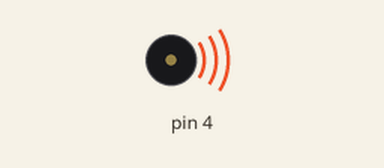
This sketch was run on a simulated Arduino Uno, built with avr-gcc and run on an emulated ATmega328P. Parts: buzzer (waves = sounding). What the sketch prints to the serial monitor is not drawn.

Above: at 0.1 s.
Timing chart, 0 to 40.0 s (numbered marks = the images above):
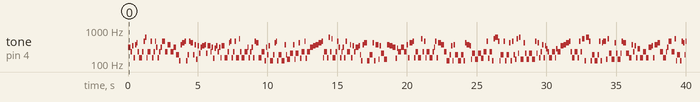

The sketch:

MidiPlayer.ino
```cpp
#include <Tone.h>

#include <avr/pgmspace.h>

#include "melody.h"
#include "common.h"

#define START_DELAY 0

#define LOOP_DELAY 0

unsigned long duration = 0;
unsigned long totalduration = 0;
unsigned long offset = 0;

int msize[TRACKS];
unsigned long note[TRACKS];
int freq[TRACKS];
int counter[TRACKS];
Tone buzzer[TRACKS];


void setup() {

  Serial.begin(250000);

//if button start is enabled, buttonpin must be set to input mode
#ifdef BUTTON_START
  pinMode(BUTTONPIN, INPUT);
#endif

  for (int i = 0; i < TRACKS; i++) {

    msize[i] = tracks[i].arraySize;  //set array size
    note[i] = 0;                     //zero out arrays
    freq[i] = 0;                     //
    counter[i] = 0;                  //

    buzzer[i].begin(tracks[i].pin);  //init buzzer

#ifdef LIGHTDISPLAY  //if light display is enabled, the pin must be set to output mode
    pinMode((tracks[i].pin + LEDOFFSET), OUTPUT);
#endif

    unsigned long dur = pgm_read_dword(&(tracks[i].durs[msize[i] - 1]));  //calculate total song duration
    totalduration = (totalduration > dur) ? totalduration : dur;          //
  }

  buzzer[0].play(440, 250);  //plays a note when setup has been completed

//wait for button to be pressed, if enabled
#ifdef BUTTON_START
  while (!digitalRead(BUTTONPIN)) {
    delay(1);
  }
#endif

  delay(START_DELAY);

  Serial.println("Playing...");
}

void loop() {


  for (int i = 0; i < TRACKS; i++) {  //skips duplicate notes at beginning of song (usually garbage notes)

    note[i] = pgm_read_dword(&(tracks[i].durs[counter[i]]));
    while (note[i] == pgm_read_dword(&(tracks[i].durs[counter[i] + 1]))) {
      counter[i]++;
      note[i] = pgm_read_dword(&(tracks[i].durs[counter[i]]));
    }
    freq[i] = (counter[i] > 0) ? pgm_read_word(&(tracks[i].freqs[counter[i] - 1])) : 0;
  }


  offset = millis();

  while (duration <= totalduration) {  //if song should be playing
    duration = millis() - offset;      //how long song has been playing

    for (int i = 0; i < TRACKS; i++) {
      if (counter[i] < msize[i]) {  //make sure we're within bounds of this track

        if (freq[i] > 0) {
          buzzer[i].play(freq[i]);  //play buzzer...
        } else {
          buzzer[i].stop();  //or don't
        }

        if (duration >= note[i]) {  //moving to next note
          counter[i]++;
          if (counter[i] < msize[i]) {
            freq[i] = pgm_read_word(&(tracks[i].freqs[counter[i] - 1]));
            note[i] = pgm_read_dword(&(tracks[i].durs[counter[i]]));
          }
        }
      } else {
        buzzer[i].stop();  //outside of track, keep buzzer quiet
      }
#ifdef LIGHTDISPLAY  //set LED to on/off
      if (buzzer[i].isPlaying()) {
        digitalWrite((tracks[i].pin + LEDOFFSET), HIGH);
      } else {
        digitalWrite((tracks[i].pin + LEDOFFSET), LOW);
      }
#endif
    }
  }

  duration = 0;  //reset all counters

  for (int i = 0; i < TRACKS; i++) {  //
    counter[i] = 0;
    buzzer[i].stop();
  }
  delay(LOOP_DELAY);
}
```

common.h
```cpp
#ifndef HEADER
#define HEADER

struct Track {
  int pin;
  const uint16_t *freqs;
  const uint32_t *durs;
  int arraySize;
};

#endif
```

Source omitted: melody.h (data table, 42443 bytes)

Measured:
- by itself, tone on pin 4: plays 311 Hz for 0.20 s, 233 Hz for 0.10 s, 349 Hz for 0.10 s, 155 Hz for 0.10 s, 369 Hz for 0.10 s, 415 Hz for 0.10 s … (287 notes in this stretch)
